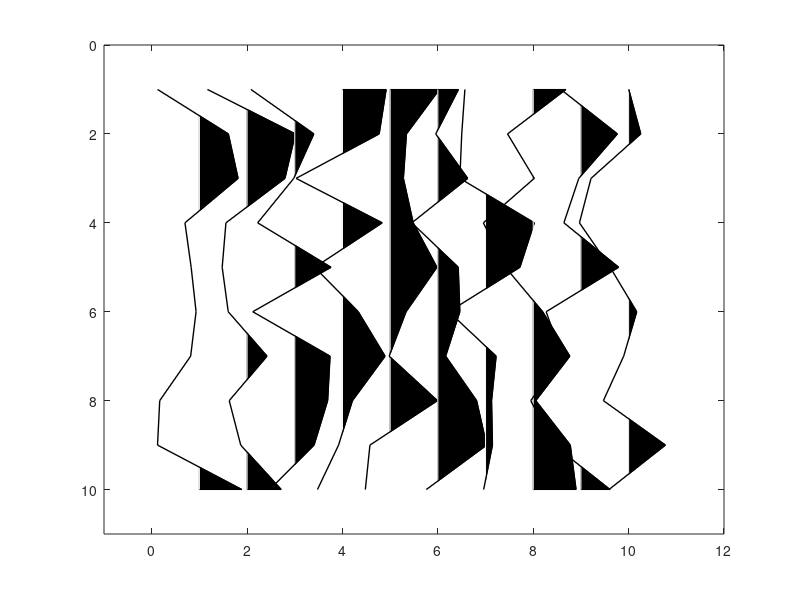

Write MATLAB code to recreate this figure.
function wigbcyk(a,scal,x,z,amx)
%WIGB: Plot seismic data using wiggles.
%
%  WIGB(a,scal,x,z,amx) 
%
%  IN  a:     seismic data (a matrix, traces are columns)
%      scale: multiple data by scal
%      x:     horizontal axis (often offset)
%      z:     vertical axis (often time)
%
%  Note
%
%    If only 'a' is enter, 'scal,x,z,amn,amx' are set automatically; 
%    otherwise, 'scal' is a scalar; 'x, z' are vectors for annotation in 
%    offset and time, amx are the amplitude range.
%
%
%  Author(s): Xingong Li (Intseis, Integrated Seismic Solutions)
%  Copyright 1998-2003 Xingong 
% 
%  Modified by Yangkang Chen, Nov, 2016
%  

 if nargin == 0, nx=10;nz=10; a = rand(nz,nx)-0.5; end;

 [nz,nx]=size(a);

 trmx= max(abs(a));
 if (nargin <= 4); amx=mean(trmx);  end;
 if (nargin <= 2); x=[1:nx]; z=[1:nz];  end;
 if (nargin <= 1); scal =1; end;

 if nx <= 1; disp(' ERR:PlotWig: nx has to be more than 1');return;end;

 % take the average as dx

	dx1 = abs(x(2:nx)-x(1:nx-1));
 	dx = median(dx1);


 dz=z(2)-z(1);
 xmx=max(max(a)); xmn=min(min(a)); 

 if scal == 0; scal=1; end;
 a = a * dx /amx; 
 a = a * scal;

 fprintf(' PlotWig: data range [%f, %f], plotted max %f \n',xmn,xmx,amx);
 
% set display range 

 x1=min(x)-2.0*dx; x2=max(x)+2.0*dx;
 z1=min(z)-dz; z2=max(z)+dz;
 
 set(gca,'NextPlot','add','Box','on', ...
  'XLim', [x1 x2], ...
  'YDir','reverse', ...
  'YLim',[z1 z2]);

 

	fillcolor = [0 0 0];
	linecolor = [0 0 0];
	linewidth = 1.;

	z=z'; 	% input as row vector
	zstart=z(1);
	zend  =z(nz);

for i=1:nx,
   
  if trmx(i) ~= 0;    % skip the zero traces
	tr=a(:,i); 	% --- one scale for all section
  	s = sign(tr) ;
  	i1= find( s(1:nz-1) ~= s(2:nz) );	% zero crossing points
	npos = length(i1);


	%12/7/97 
	zadd = i1 + tr(i1) ./ (tr(i1) - tr(i1+1)); %locations with 0 amplitudes
	aadd = zeros(size(zadd));

	[zpos,vpos] = find(tr >0);
	[zz,iz] = sort([zpos; zadd]); 	% indices of zero point plus positives
	aa = [tr(zpos); aadd];
	aa = aa(iz);

	% be careful at the ends
		if tr(1)>0, 	a0=0; z0=1.00;
		else, 		a0=0; z0=zadd(1);
		end;
		if tr(nz)>0, 	a1=0; z1=nz; 
		else, 		a1=0; z1=max(zadd);
		end;
			
	zz = [z0; zz; z1; z0];
 	aa = [a0; aa; a1; a0];
		
	zzz = zstart + zz*dz -dz;

patch( aa+x(i) , zzz,  fillcolor);

	line( 'Color',[1 1 1],  ...
         'Xdata', x(i)+[0 0], 'Ydata',[zstart zend]); % remove zero line

%'LineWidth',linewidth, ...
%12/7/97 'Xdata', x(i)+[0 0], 'Ydata',[z0 z1]*dz);	% remove zero line

	line( 'Color',linecolor,  ...
	 'LineWidth',linewidth, ...
	 'Xdata', tr+x(i), 'Ydata',z);	% negatives line

   else % zeros trace
line( 'Color',linecolor,  ...
	 'LineWidth',linewidth, ...
         'Xdata', [x(i) x(i)], 'Ydata',[zstart zend]);
   end;
end;
